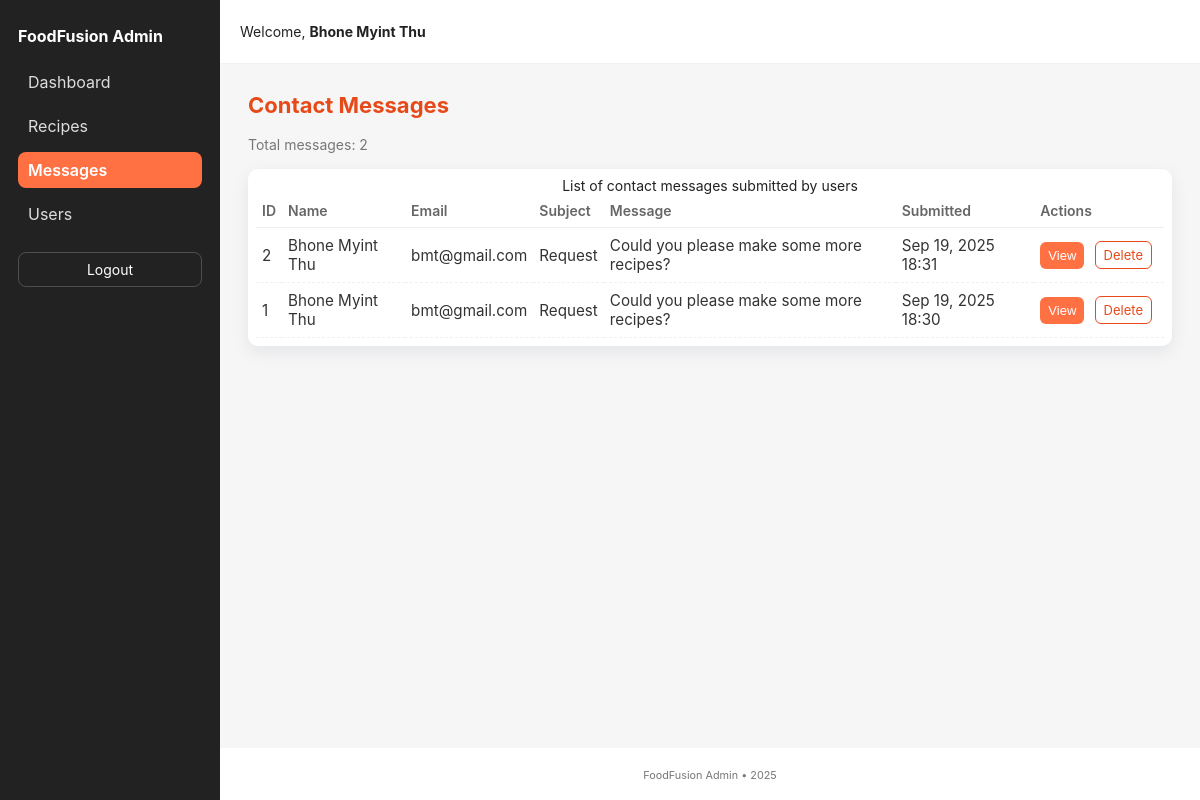
Page /admin/messages.php (signed in) on the committed database.
### tables this page shows
CREATE TABLE `users` (
  `user_id` int(11) NOT NULL,
  `first_name` varchar(50) NOT NULL,
  `last_name` varchar(50) NOT NULL,
  `email` varchar(100) NOT NULL,
  `is_admin` tinyint(1) NOT NULL DEFAULT 0,
  `password_hash` varchar(255) NOT NULL,
  `profile_picture` varchar(255) DEFAULT 'default.png',
  `failed_attempts` int(11) DEFAULT 0,
  `lock_until` datetime DEFAULT NULL,
  `created_at` timestamp NOT NULL DEFAULT current_timestamp(),
  `updated_at` timestamp NOT NULL DEFAULT current_timestamp() ON UPDATE current_timestamp()
);

CREATE TABLE `contact_messages` (
  `message_id` int(11) NOT NULL,
  `name` varchar(100) NOT NULL,
  `email` varchar(100) NOT NULL,
  `subject` varchar(150) DEFAULT NULL,
  `message` text NOT NULL,
  `submitted_at` timestamp NOT NULL DEFAULT current_timestamp()
);

### admin/messages.php (the view, shortened to what this page needs)
<?php
include '../includes/db_connect.php';
$user_id = (int)$_SESSION['user_id'];
$stmt = $conn->prepare("SELECT is_admin, first_name, last_name FROM users WHERE user_id = ?");
$stmt->bind_param("i", $user_id);
$stmt->execute();
$userRow = $stmt->get_result()->fetch_assoc();
$limit = 1000;
$stmt = $conn->prepare("SELECT message_id, name, email, subject, message, submitted_at FROM contact_messages ORDER BY submitted_at DESC LIMIT ?");
$stmt->bind_param("i", $limit);
$stmt->execute();
$result = $stmt->get_result();
$totalRow = $conn->query("SELECT COUNT(*) AS cnt FROM contact_messages")->fetch_assoc();
$totalMessages = (int)($totalRow['cnt'] ?? 0);
function short_text($text, $len = 60) {
    if (mb_strlen($text) <= $len) return $text;
    return mb_substr($text, 0, $len - 1) . '…';
}
?>
<!doctype html>
<html lang="en">
<head>
  <link rel="stylesheet" href="../assets/css/admin_common.css">
  <link rel="stylesheet" href="../assets/css/admin_messages.css">
</head>
<body class="admin-page">
  <?php include './admin_sidebar.php'; ?>
  <div class="admin-main">
    <?php include './admin_top_bar.php'; ?>
    <main class="admin-content" id="content">
      <h1 class="admin-heading">Contact Messages</h1>
      <p class="meta">Total messages: <?= htmlspecialchars($totalMessages, ENT_QUOTES, 'UTF-8') ?></p>
      <div class="table-wrap">
        <table class="table messages-table" aria-describedby="messages-desc">
          <caption id="messages-desc" class="sr-only">List of contact messages submitted by users</caption>
          <thead>
            <tr>
              <th>ID</th>
              <th>Name</th>
              <th>Email</th>
              <th>Subject</th>
              <th>Message</th>
              <th>Submitted</th>
              <th class="col-actions">Actions</th>
            </tr>
          </thead>
          <tbody>
            <?php if ($result && $result->num_rows > 0): ?>
              <?php while ($m = $result->fetch_assoc()): ?>
                <tr>
                  <td><?= (int)$m['message_id'] ?></td>
                  <td><?= htmlspecialchars($m['name'] ?? '', ENT_QUOTES, 'UTF-8') ?></td>
                  <td><?= htmlspecialchars($m['email'] ?? '', ENT_QUOTES, 'UTF-8') ?></td>
                  <td><?= htmlspecialchars($m['subject'] ?? '', ENT_QUOTES, 'UTF-8') ?></td>
                  <td><?= htmlspecialchars(short_text($m['message'], 60), ENT_QUOTES, 'UTF-8') ?></td>
                  <td><?= htmlspecialchars(date('M d, Y H:i', strtotime($m['submitted_at'] ?? '')), ENT_QUOTES, 'UTF-8') ?></td>
                  <td class="col-actions">
                    <button
                      class="btn small view-btn"
                      data-id="<?= (int)$m['message_id'] ?>"
                      aria-haspopup="dialog"
                    >View</button>
                    <a
                      href="message_delete.php?id=<?= (int)$m['message_id'] ?>"
                      class="btn small outline"
                      onclick="return confirm('Delete message #<?= (int)$m['message_id'] ?>? This cannot be undone.');"
                    >Delete</a>
                  </td>
                </tr>
              <?php endwhile; ?>
            <?php else: ?>
              <tr>
                <td colspan="7" class="empty">No messages found.</td>
              </tr>
            <?php endif; ?>
          </tbody>
        </table>
      </div>
    </main>
    <?php include './admin_footer.php'; ?>
  </div>
</body>
</html>

### admin/admin_top_bar.php (shortened to what this page needs)
<header class="admin-topbar">
    <div class="topbar-right">
        <div class="admin-welcome">
            <span class="hello">Welcome,</span>
            <strong><?= htmlspecialchars($userRow['first_name'] . ' ' . $userRow['last_name']) ?></strong>
        </div>
    </div>
</header>

### assets/css/admin_common.css (style rules this page uses)
:root { --accent: #ff7043; --accent-dark: #e64a19; --bg: #f6f6f7; --muted: #777; --card: #fff; --max-width: 1200px; --radius: 10px; --shadow: 0 6px 18px rgba(16, 24, 40, 0.08); }
* { box-sizing: border-box; margin: 0; padding: 0; }
body.admin-page { font-family: Inter, "Segoe UI", Roboto, Arial, sans-serif; background: var(--bg); color: #222; -webkit-font-smoothing: antialiased; }
.admin-main { margin-left: 220px; min-height: 100vh; display: flex; flex-direction: column; transition: margin-left .25s; }
.admin-topbar { height: 64px; display: flex; align-items: center; justify-content: space-between; padding: 0 20px; background: #fff; border-bottom: 1px solid rgba(0, 0, 0, 0.05); }
.admin-welcome { font-size: 14px; }
.admin-content { padding: 28px; max-width: var(--max-width); width: 100%; margin: 0 auto; flex: 1; }
.admin-heading { margin-bottom: 18px; font-size: 22px; color: var(--accent-dark); }
.table { width: 100%; border-collapse: collapse; font-size: 14px; }
.table thead th { text-align: left; color: #666; padding: 8px 6px; border-bottom: 1px solid #eee; font-weight: 600; }
.table tbody td { padding: 8px 6px; border-bottom: 1px dashed #f0f0f0; color: #333; }

### assets/css/admin_messages.css (style rules this page uses)
.meta { margin-bottom: 16px; font-size: 14px; color: var(--muted); }
.table-wrap { background: var(--card); border-radius: var(--radius); box-shadow: var(--shadow); overflow-x: auto; padding: 8px; }
.messages-table { width: 100%; border-collapse: collapse; }
.messages-table th, .messages-table td { padding: 12px 14px; border-bottom: 1px solid #f2f2f2; text-align: left; vertical-align: middle; }
.messages-table th { font-weight: 700; color: #444; }
.messages-table td { font-size: 0.95rem; }
.col-actions { white-space: nowrap; }
.btn.small { padding: 6px 8px; font-size: 13px; border-radius: 6px; background: var(--accent); color: #fff; text-decoration: none; margin-right: 6px; border: none; cursor: pointer; }
.btn.small.outline { background: transparent; color: var(--accent-dark); border: 1px solid var(--accent-dark); padding: 5px 8px; }

### rows in the picture
users: first_name+last_name "Bhone Myint Thu"
contact_messages: message_id "2", name "Bhone Myint Thu", email "bmt@gmail.com", subject "Request", message "Could you please make some more recipes?", submitted_at "Sep 19, 2025 18:31"
contact_messages: message_id "1", name "Bhone Myint Thu", email "bmt@gmail.com", subject "Request", message "Could you please make some more recipes?", submitted_at "Sep 19, 2025 18:30"

### other values in the picture
$totalMessages "2"
